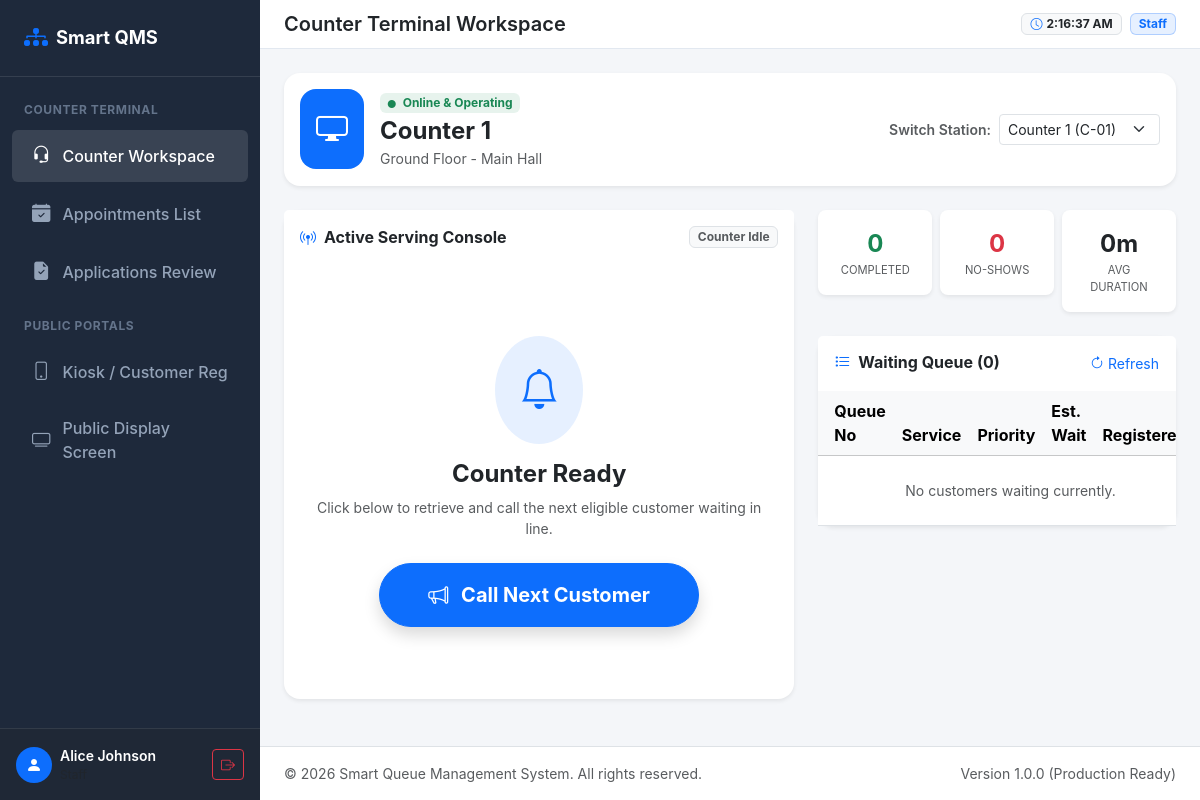
Screenshot of /staff/dashboard.php (signed in) with the database file from the repository.
### tables this page shows
CREATE TABLE `counters` (
    `id` INT AUTO_INCREMENT PRIMARY KEY,
    `counter_name` VARCHAR(50) NOT NULL,
    `counter_code` VARCHAR(20) NOT NULL UNIQUE,
    `location` VARCHAR(100) DEFAULT NULL,
    `status` ENUM('active', 'inactive') NOT NULL DEFAULT 'active',
    `created_at` DATETIME DEFAULT CURRENT_TIMESTAMP,
    `updated_at` DATETIME DEFAULT CURRENT_TIMESTAMP ON UPDATE CURRENT_TIMESTAMP
);

CREATE TABLE `staff_counter_assignments` (
    `id` INT AUTO_INCREMENT PRIMARY KEY,
    `staff_id` INT NOT NULL,
    `counter_id` INT NOT NULL,
    `assigned_at` DATETIME DEFAULT CURRENT_TIMESTAMP,
    `ended_at` DATETIME DEFAULT NULL,
    `status` ENUM('active', 'ended') NOT NULL DEFAULT 'active',
    FOREIGN KEY (`staff_id`) REFERENCES `users` (`id`) ON DELETE CASCADE,
    FOREIGN KEY (`counter_id`) REFERENCES `counters` (`id`) ON DELETE CASCADE
);

### includes/functions.php (called while the page is built, shortened)
<?php
function e(?string $string): string {
    return htmlspecialchars($string ?? '', ENT_QUOTES, 'UTF-8');
}

### staff/dashboard.php (the view, shortened to what this page needs)
<?php
$pdo = Database::getConnection();
$staffId = (int)$_SESSION['user_id'];
$today = date('Y-m-d');
$activeCounterId = (int)($_SESSION['active_counter_id'] ?? 0);
if ($activeCounterId <= 0) {
    $assignStmt = $pdo->prepare("SELECT counter_id FROM `staff_counter_assignments` WHERE `staff_id` = :sid AND `status` = 'active' LIMIT 1");
    $assignStmt->execute([':sid' => $staffId]);
    $assignedCid = (int)$assignStmt->fetchColumn();
    if ($assignedCid > 0) {
        $activeCounterId = $assignedCid;
    } else {
        $firstCid = (int)$pdo->query("SELECT id FROM `counters` WHERE `status` = 'active' ORDER BY id ASC LIMIT 1")->fetchColumn();
        if ($firstCid > 0) {
            $activeCounterId = $firstCid;
            $_SESSION['active_counter_id'] = $activeCounterId;
        }
    }
}
$counter = null;
if ($activeCounterId > 0) {
    $stmt = $pdo->prepare("SELECT * FROM `counters` WHERE `id` = :id");
    $stmt->execute([':id' => $activeCounterId]);
    $counter = $stmt->fetch();
}
$allCounters = $pdo->query("SELECT * FROM `counters` WHERE `status` = 'active' ORDER BY id ASC")->fetchAll();
$activeQueue = null;
$callCount = 0;
if ($activeCounterId > 0) {
    $aqStmt = $pdo->prepare("SELECT q.*, s.service_name, s.service_code, p.priority_name, p.priority_level, c.customer_name, c.phone
                            FROM `queues` q
                            JOIN `services` s ON q.service_id = s.id
                            LEFT JOIN `queue_priorities` p ON q.priority_id = p.id
                            LEFT JOIN `customers` c ON q.customer_id = c.id
                            WHERE q.assigned_counter_id = :cid
                              AND q.queue_date = :today
                              AND q.status IN ('Called', 'Serving')
                            LIMIT 1");
    $aqStmt->execute([':cid' => $activeCounterId, ':today' => $today]);
    $activeQueue = $aqStmt->fetch();
}
$authorizedServiceIds = [];
if ($activeCounterId > 0) {
    $asStmt = $pdo->prepare("SELECT s.*
                            FROM `counter_services` cs
                            JOIN `services` s ON cs.service_id = s.id
                            WHERE cs.counter_id = :cid AND s.status = 'active'");
    $asStmt->execute([':cid' => $activeCounterId]);
    $authorizedServices = $asStmt->fetchAll();
    $authorizedServiceIds = array_column($authorizedServices, 'id');
}
$waitingQueues = [];
if (!empty($authorizedServiceIds)) {
    $inClause = implode(',', array_map('intval', $authorizedServiceIds));
    $wqStmt = $pdo->prepare("SELECT q.*, s.service_name, s.service_code, p.priority_name, p.priority_level, c.customer_name
                            FROM `queues` q
                            JOIN `services` s ON q.service_id = s.id
                            JOIN `queue_priorities` p ON q.priority_id = p.id
                            LEFT JOIN `customers` c ON q.customer_id = c.id
                            WHERE q.service_id IN ({$inClause})
                              AND q.queue_date = :today
                              AND q.status = 'Waiting'
                            ORDER BY p.priority_level DESC, q.registration_time ASC
                            LIMIT 15");
    $wqStmt->execute([':today' => $today]);
    $waitingQueues = $wqStmt->fetchAll();
}
$counterStats = [
    'completed' => 0,
    'noshow' => 0,
    'avg_service_min' => 0
];
if ($activeCounterId > 0) {
    $statStmt = $pdo->prepare("SELECT
        SUM(CASE WHEN `status` = 'Completed' THEN 1 ELSE 0 END) as comp_count,
        SUM(CASE WHEN `status` = 'No-Show' THEN 1 ELSE 0 END) as noshow_count,
        AVG(CASE WHEN `status` = 'Completed' AND `service_start_time` IS NOT NULL AND `completed_time` IS NOT NULL
                 THEN TIMESTAMPDIFF(MINUTE, `service_start_time`, `completed_time`) END) as avg_min
    FROM `queues`
    WHERE `assigned_counter_id` = :cid AND `queue_date` = :today");
    $statStmt->execute([':cid' => $activeCounterId, ':today' => $today]);
    $cRow = $statStmt->fetch();
    $counterStats['completed'] = (int)($cRow['comp_count'] ?? 0);
    $counterStats['noshow'] = (int)($cRow['noshow_count'] ?? 0);
    $counterStats['avg_service_min'] = round((float)($cRow['avg_min'] ?? 0), 1);
}
$maxRecalls = (int)get_setting('max_recall_attempts', '3');
require_once __DIR__ . '/../includes/header.php';
require_once __DIR__ . '/../includes/sidebar.php';
?>
<div class="card border-0 shadow-sm rounded-4 mb-4">
    <div class="card-body p-3 d-flex flex-wrap align-items-center justify-content-between gap-3">
        <div class="d-flex align-items-center">
            <div class="bg-primary text-white p-3 rounded-4 me-3">
                <i class="bi bi-display fs-2"></i>
            </div>
            <div>
                <span class="badge bg-success bg-opacity-10 text-success mb-1">
                    <i class="bi bi-circle-fill me-1" style="font-size: 8px;"></i> Online & Operating
                </span>
                <h4 class="fw-bold mb-0 text-dark"><?= e($counter['counter_name'] ?? 'No Counter Selected') ?></h4>
                <small class="text-muted"><?= e($counter['location'] ?? 'Service Area') ?></small>
            </div>
        </div>
        <form method="POST" action="" class="d-flex align-items-center gap-2">
            <label class="small fw-semibold text-muted text-nowrap">Switch Station:</label>
            <select name="switch_counter_id" class="form-select form-select-sm" onchange="this.form.submit()">
                <?php foreach ($allCounters as $c): ?>
                    <option value="<?= $c['id'] ?>" <?= $c['id'] === $activeCounterId ? 'selected' : '' ?>>
                        <?= e($c['counter_name']) ?> (<?= e($c['counter_code']) ?>)
                    </option>
                <?php endforeach; ?>
            </select>
        </form>
    </div>
</div>
<div class="row g-4">
    <div class="col-lg-7">
        <div class="card border-0 shadow-sm rounded-4 h-100">
            <div class="card-header bg-white border-0 py-3">
                <div class="d-flex justify-content-between align-items-center">
                    <h6 class="fw-bold mb-0 text-dark">
                        <i class="bi bi-broadcast-pin text-primary me-2"></i>Active Serving Console
                    </h6>
                    <?php if ($activeQueue): ?>
                        <span class="badge <?= $activeQueue['status'] === 'Called' ? 'bg-warning text-dark' : 'bg-primary text-white' ?> fs-6 px-3">
                            Status: <?= e($activeQueue['status']) ?>
                        </span>
                    <?php else: ?>
                        <span class="badge bg-light text-muted border">Counter Idle</span>
                    <?php endif; ?>
                </div>
            </div>
            <div class="card-body p-4 text-center d-flex flex-column justify-content-center">
                <?php if ($activeQueue): ?>
                    <div class="p-3 bg-light rounded-4 mb-4 border">
                        <div class="text-muted small text-uppercase fw-semibold mb-1">Ticket In Progress</div>
                        <div class="queue-number-display fw-bold text-primary my-2">
                            <?= e($activeQueue['queue_number']) ?>
                        </div>
                        <span class="badge bg-primary bg-opacity-10 text-primary fs-6 px-3 py-1 mb-2">
                            <?= e($activeQueue['service_name']) ?>
                        </span>
                        <div class="row g-2 justify-content-center text-muted small mt-2">
                            <div class="col-auto">
                                <i class="bi bi-person"></i> <?= e($activeQueue['customer_name'] ?? 'Walk-in Customer') ?>
                            </div>
                            <?php if (!empty($activeQueue['phone'])): ?>
                                <div class="col-auto">
                                    <i class="bi bi-phone"></i> <?= e($activeQueue['phone']) ?>
                                </div>
                            <?php endif; ?>
                            <div class="col-auto">
                                <i class="bi bi-star-fill text-warning"></i> <?= e($activeQueue['priority_name'] ?? 'Normal') ?>
                            </div>
                            <div class="col-auto">
                                <i class="bi bi-clock"></i> Called at: <?= date('h:i:s A', strtotime($activeQueue['called_time'])) ?>
                            </div>
                        </div>
                    </div>
                    <div class="d-flex flex-wrap gap-2 justify-content-center">
                        <?php if ($activeQueue['status'] === 'Called'): ?>
                            <form method="POST" action="<?= BASE_URL ?>/staff/recall.php" class="d-inline">
                                <?= csrf_field() ?>
                                <input type="hidden" name="queue_id" value="<?= $activeQueue['id'] ?>">
                                <input type="hidden" name="counter_id" value="<?= $activeCounterId ?>">
                                <button type="submit" class="btn btn-outline-warning fw-semibold px-3 py-2 text-dark" <?= $callCount >= $maxRecalls ? 'disabled' : '' ?>>
                                    <i class="bi bi-megaphone-fill me-1"></i> Recall (<?= $callCount ?>/<?= $maxRecalls ?>)
                                </button>
                            </form>
                            <form method="POST" action="<?= BASE_URL ?>/staff/start_serving.php" class="d-inline">
                                <?= csrf_field() ?>
                                <input type="hidden" name="queue_id" value="<?= $activeQueue['id'] ?>">
                                <input type="hidden" name="counter_id" value="<?= $activeCounterId ?>">
                                <button type="submit" class="btn btn-success fw-bold px-4 py-2 shadow-sm">
                                    <i class="bi bi-play-circle-fill me-1"></i> Start Serving
                                </button>
                            </form>
                            <button type="button" class="btn btn-outline-danger fw-semibold px-3 py-2" data-bs-toggle="modal" data-bs-target="#noShowModal">
                                <i class="bi bi-person-x-fill me-1"></i> No-Show
                            </button>
                            <button type="button" class="btn btn-outline-secondary fw-semibold px-3 py-2" data-bs-toggle="modal" data-bs-target="#transferModal">
                                <i class="bi bi-arrow-left-right me-1"></i> Transfer
                            </button>
                        <?php elseif ($activeQueue['status'] === 'Serving'): ?>
                            <form method="POST" action="<?= BASE_URL ?>/staff/complete.php" class="d-inline">
                                <?= csrf_field() ?>
                                <input type="hidden" name="queue_id" value="<?= $activeQueue['id'] ?>">
                                <input type="hidden" name="counter_id" value="<?= $activeCounterId ?>">
                                <button type="submit" class="btn btn-primary btn-lg fw-bold px-5 py-3 shadow">
                                    <i class="bi bi-check2-circle me-1"></i> Complete Service
                                </button>
                            </form>
                            <button type="button" class="btn btn-outline-secondary fw-semibold px-4 py-3 ms-2" data-bs-toggle="modal" data-bs-target="#transferModal">
                                <i class="bi bi-arrow-left-right me-1"></i> Transfer
                            </button>
                        <?php endif; ?>
                    </div>
                <?php else: ?>
                    <div class="py-5">
                        <div class="d-inline-flex p-4 bg-primary bg-opacity-10 text-primary rounded-circle mb-3">
                            <i class="bi bi-bell fs-1"></i>
                        </div>
                        <h4 class="fw-bold text-dark mb-2">Counter Ready</h4>
                        <p class="text-muted small mb-4">Click below to retrieve and call the next eligible customer waiting in line.</p>
                        <form method="POST" action="<?= BASE_URL ?>/staff/call_next.php">
                            <button type="submit" class="btn btn-primary btn-lg px-5 py-3 fw-bold rounded-pill shadow">
                                <i class="bi bi-megaphone me-2"></i> Call Next Customer
                            </button>
                        </form>
                    </div>
                <?php endif; ?>
            </div>
        </div>
    </div>
    <div class="col-lg-5">
        <div class="row g-2 mb-4">
            <div class="col-4">
                <div class="card border-0 shadow-sm rounded-3 p-3 text-center">
                    <div class="fs-4 fw-bold text-success"><?= $counterStats['completed'] ?></div>
                    <div class="small text-muted text-uppercase" style="font-size: 0.7rem;">Completed</div>
                </div>
            </div>
            <div class="col-4">
                <div class="card border-0 shadow-sm rounded-3 p-3 text-center">
                    <div class="fs-4 fw-bold text-danger"><?= $counterStats['noshow'] ?></div>
                    <div class="small text-muted text-uppercase" style="font-size: 0.7rem;">No-Shows</div>
                </div>
            </div>
            <div class="col-4">
                <div class="card border-0 shadow-sm rounded-3 p-3 text-center">
                    <div class="fs-4 fw-bold text-dark"><?= $counterStats['avg_service_min'] ?>m</div>
                    <div class="small text-muted text-uppercase" style="font-size: 0.7rem;">Avg Duration</div>
                </div>
            </div>
        </div>
        <div class="card border-0 shadow-sm rounded-4">
            <div class="card-header bg-white border-0 py-3 d-flex justify-content-between align-items-center">
                <h6 class="fw-bold mb-0 text-dark">
                    <i class="bi bi-list-task text-primary me-2"></i>Waiting Queue (<?= count($waitingQueues) ?>)
                </h6>
                <button class="btn btn-sm btn-link text-decoration-none p-0" onclick="location.reload()">
                    <i class="bi bi-arrow-clockwise"></i> Refresh
                </button>
            </div>
            <div class="card-body p-0">
                <div class="table-responsive" style="max-height: 380px; overflow-y: auto;">
                    <table class="table table-hover align-middle mb-0">
                        <thead class="table-light sticky-top">
                            <tr>
                                <th class="ps-3">Queue No</th>
                                <th>Service</th>
                                <th>Priority</th>
                                <th>Est. Wait</th>
                                <th class="pe-3 text-end">Registered</th>
                            </tr>
                        </thead>
                        <tbody>
                            <?php if (empty($waitingQueues)): ?>
                                <tr><td colspan="5" class="text-center py-4 text-muted small">No customers waiting currently.</td></tr>
                            <?php endif; ?>
                        </tbody>
                    </table>
                </div>
            </div>
        </div>
    </div>
</div>
<?php require_once __DIR__ . '/../includes/footer.php'; ?>

### rows the page displays
counters: counter_name "Counter 1", location "Ground Floor - Main Hall"
staff_counter_assignments: switch_counter_id "Counter 1 (C-01)"

### other values shown
$_SESSION['user_name'] "Alice Johnson"
$pageTitle "Counter Terminal Workspace"
$_SESSION['role_name'] "Staff"
$counterStats['completed'] "0"
$counterStats['noshow'] "0"
$counterStats['avg_service_min'] "0"
count($waitingQueues) "0"
APP_NAME "Smart Queue Management System"
